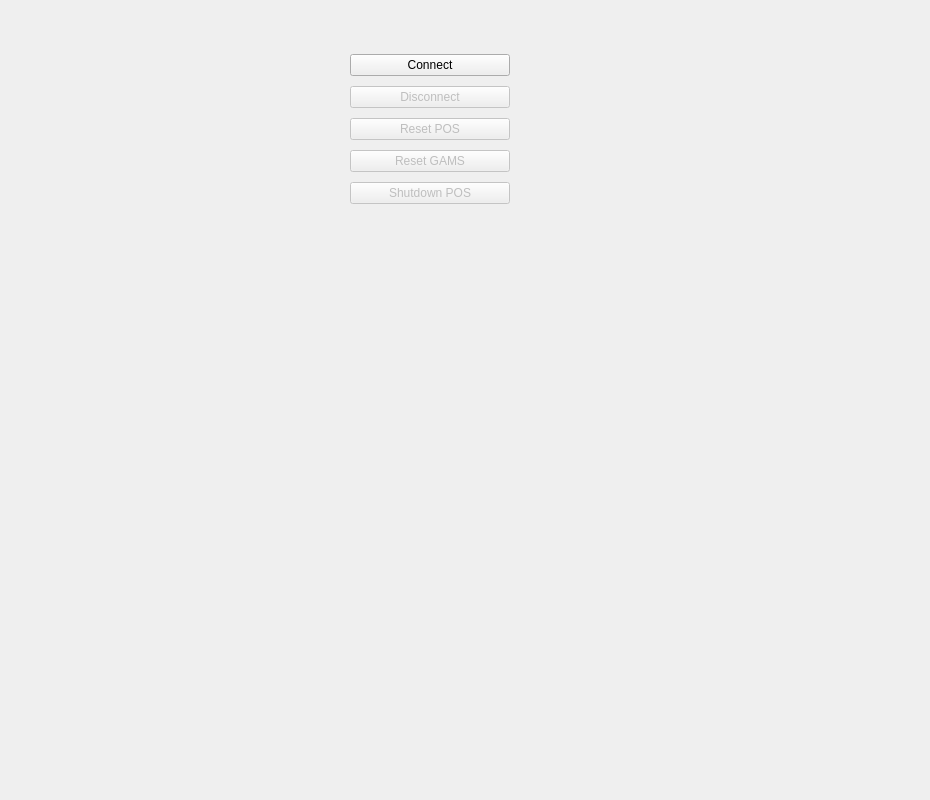
<?xml version="1.0" encoding="UTF-8"?>
<ui version="4.0">
 <class>ProgramControlTab</class>
 <widget class="QWidget" name="ProgramControlTab">
  <property name="geometry">
   <rect>
    <x>0</x>
    <y>0</y>
    <width>930</width>
    <height>800</height>
   </rect>
  </property>
  <property name="windowTitle">
   <string>Form</string>
  </property>
  <widget class="QWidget" name="gridLayoutWidget">
   <property name="geometry">
    <rect>
     <x>350</x>
     <y>50</y>
     <width>160</width>
     <height>161</height>
    </rect>
   </property>
   <layout class="QGridLayout" name="actionLayout">
    <item row="0" column="0">
     <widget class="QPushButton" name="connectButton">
      <property name="text">
       <string>Connect</string>
      </property>
     </widget>
    </item>
    <item row="1" column="0">
     <widget class="QPushButton" name="disconnectButton">
      <property name="enabled">
       <bool>false</bool>
      </property>
      <property name="text">
       <string>Disconnect</string>
      </property>
     </widget>
    </item>
    <item row="3" column="0">
     <widget class="QPushButton" name="resetGAMSButton">
      <property name="enabled">
       <bool>false</bool>
      </property>
      <property name="text">
       <string>Reset GAMS</string>
      </property>
     </widget>
    </item>
    <item row="2" column="0">
     <widget class="QPushButton" name="resetPOSButton">
      <property name="enabled">
       <bool>false</bool>
      </property>
      <property name="text">
       <string>Reset POS</string>
      </property>
     </widget>
    </item>
    <item row="4" column="0">
     <widget class="QPushButton" name="shutdownButton">
      <property name="enabled">
       <bool>false</bool>
      </property>
      <property name="text">
       <string>Shutdown POS</string>
      </property>
     </widget>
    </item>
   </layout>
  </widget>
 </widget>
 <resources/>
 <connections>
  <connection>
   <sender>connectButton</sender>
   <signal>pressed()</signal>
   <receiver>ProgramControlTab</receiver>
   <slot>connectPressed()</slot>
   <hints>
    <hint type="sourcelabel">
     <x>429</x>
     <y>64</y>
    </hint>
    <hint type="destinationlabel">
     <x>464</x>
     <y>399</y>
    </hint>
   </hints>
  </connection>
  <connection>
   <sender>disconnectButton</sender>
   <signal>pressed()</signal>
   <receiver>ProgramControlTab</receiver>
   <slot>disconnectPressed()</slot>
   <hints>
    <hint type="sourcelabel">
     <x>429</x>
     <y>97</y>
    </hint>
    <hint type="destinationlabel">
     <x>464</x>
     <y>399</y>
    </hint>
   </hints>
  </connection>
  <connection>
   <sender>resetPOSButton</sender>
   <signal>pressed()</signal>
   <receiver>ProgramControlTab</receiver>
   <slot>resetPOSPressed()</slot>
   <hints>
    <hint type="sourcelabel">
     <x>429</x>
     <y>130</y>
    </hint>
    <hint type="destinationlabel">
     <x>464</x>
     <y>399</y>
    </hint>
   </hints>
  </connection>
  <connection>
   <sender>resetGAMSButton</sender>
   <signal>pressed()</signal>
   <receiver>ProgramControlTab</receiver>
   <slot>resetGAMSPressed()</slot>
   <hints>
    <hint type="sourcelabel">
     <x>429</x>
     <y>163</y>
    </hint>
    <hint type="destinationlabel">
     <x>464</x>
     <y>399</y>
    </hint>
   </hints>
  </connection>
  <connection>
   <sender>shutdownButton</sender>
   <signal>pressed()</signal>
   <receiver>ProgramControlTab</receiver>
   <slot>shutdownPressed()</slot>
   <hints>
    <hint type="sourcelabel">
     <x>429</x>
     <y>196</y>
    </hint>
    <hint type="destinationlabel">
     <x>464</x>
     <y>399</y>
    </hint>
   </hints>
  </connection>
 </connections>
 <slots>
  <slot>connectPressed()</slot>
  <slot>disconnectPressed()</slot>
  <slot>resetPOSPressed()</slot>
  <slot>resetGAMSPressed()</slot>
  <slot>shutdownPressed()</slot>
 </slots>
</ui>
